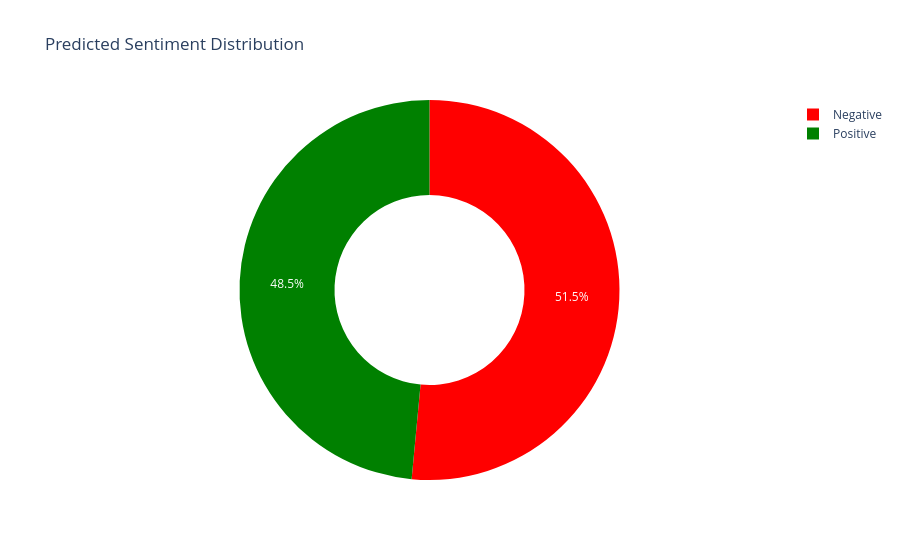

The cell this chart's notebook holds for it:
### Code cell
import plotly.express as px

# Predicted Sentiment Distribution
positive_count = predicted_labels.count("positive")
negative_count = predicted_labels.count("negative")

sentiment_counts = {
    "Positive": positive_count,
    "Negative": negative_count
}

fig = px.pie(
    names=list(sentiment_counts.keys()),
    values=list(sentiment_counts.values()),
    hole=0.5,
    title="Predicted Sentiment Distribution",
    color_discrete_sequence=[ "#FF0000", "#008000"]
)

fig.update_traces(
    textinfo="percent",
    hovertemplate="%{label}<br>Count: %{value}<br>Percentage: %{percent}<extra></extra>"
)

fig.show()

### Figure 1 — Plotly figure (JSON) as saved in the notebook; plotly's stock layout.template omitted (floating-point values rounded to 4 significant figures)
{"data": [{"domain": {"x": [0, 1], "y": [0, 1]}, "hole": 0.5, "hovertemplate": "%{label}<br>Count: %{value}<br>Percentage: %{percent}<extra></extra>", "labels": ["Positive", "Negative"], "legendgroup": "", "name": "", "showlegend": true, "textinfo": "percent", "type": "pie", "values": [4850, 5150]}], "layout": {"legend": {"tracegroupgap": 0}, "piecolorway": ["#FF0000", "#008000"], "title": {"text": "Predicted Sentiment Distribution"}}}
